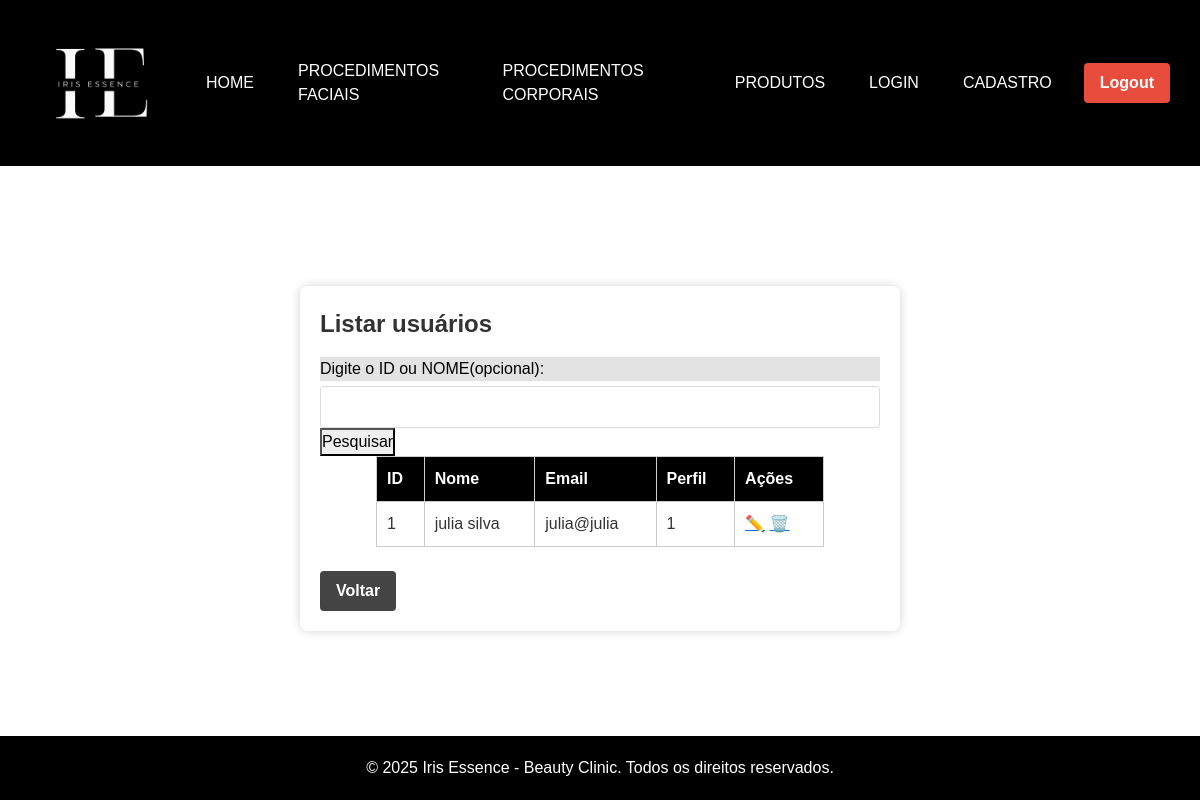
/html/buscar_usuario.php (signed in), run on an earlier commit of the app's database.
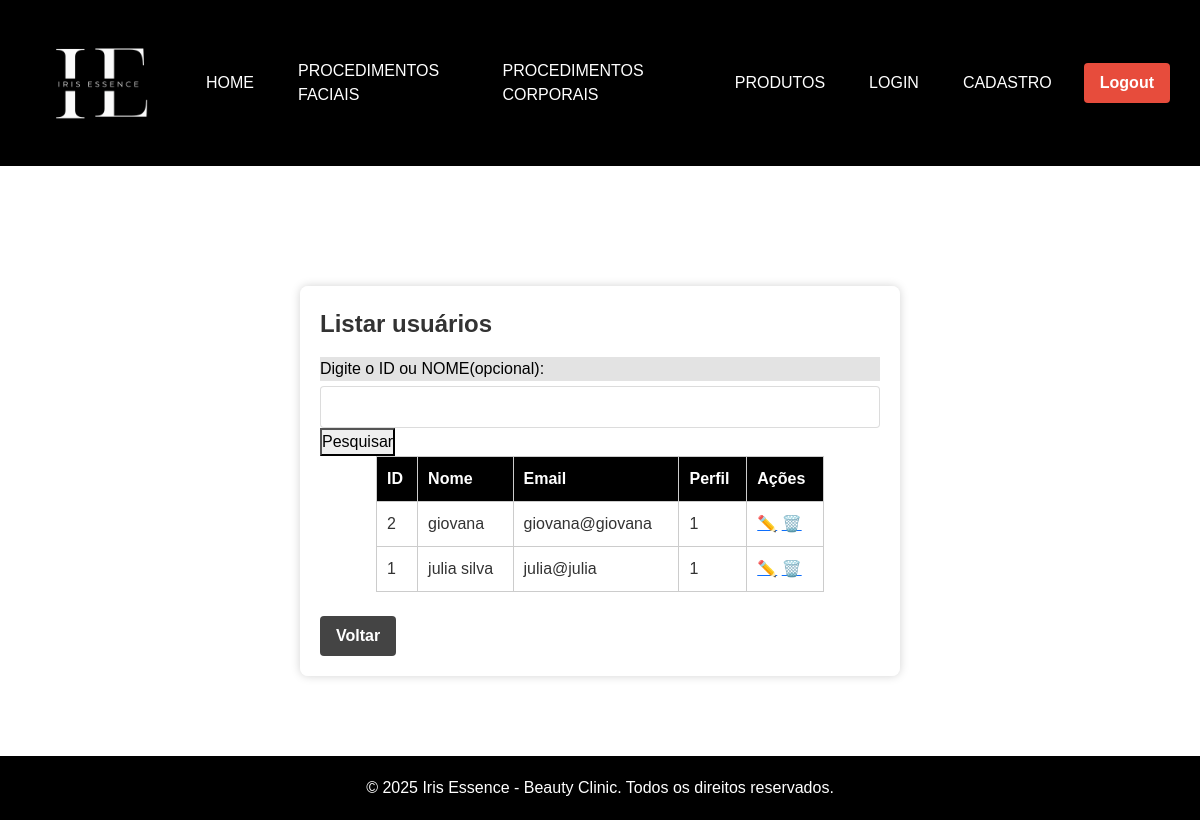
And on a later commit of the database.
### tables this page shows
CREATE TABLE IF NOT EXISTS usuario (
  id_usuario INT AUTO_INCREMENT PRIMARY KEY,
  nome VARCHAR(100) NOT NULL,
  senha VARCHAR(255) NOT NULL,
  email VARCHAR(100) NOT NULL UNIQUE,
  id_perfil INT DEFAULT NULL,
  senha_temporaria TINYINT(1) DEFAULT 0,
  FOREIGN KEY (id_perfil) REFERENCES perfil(id_perfil)
);

### html/buscar_usuario.php (the view, shortened to what this page needs)
<?php
require_once 'conexao.php';
if ($_SERVER["REQUEST_METHOD"] == "POST" && !empty($_POST['busca'])) {
    $busca = trim($_POST['busca']);
    if (is_numeric($busca)) {
        $sql = "SELECT * FROM usuario WHERE id_usuario = :busca ORDER BY nome ASC";
        $stmt = $pdo->prepare($sql);
        $stmt->bindParam(':busca', $busca, PDO::PARAM_INT);
    } else {
        $sql = "SELECT * FROM usuario WHERE nome LIKE :busca_nome ORDER BY nome ASC";
        $stmt = $pdo->prepare($sql);
        $stmt->bindValue(':busca_nome', "%$busca%", PDO::PARAM_STR);
    }
} else {
    $sql = "SELECT * FROM usuario ORDER BY nome ASC";
    $stmt = $pdo->prepare($sql);
}
$stmt->execute();
$usuarios = $stmt->fetchAll(PDO::FETCH_ASSOC);
?>
<!DOCTYPE html>
<html lang="pt-br">
<head>
<link rel="stylesheet" href="https://cdn.jsdelivr.net/npm/bootstrap@5.3.0/dist/css/bootstrap.min.css">
<link rel="stylesheet" href="https://cdnjs.cloudflare.com/ajax/libs/font-awesome/6.5.0/css/all.min.css">
<link rel="stylesheet" href="../css/style.css">
</head>
<body class="cadastro-fundo">
<header>
    <nav>
        <ul>
            <a href="../html/index.html">
                <img src="../imgs/logo.jpg" class="logo" alt="Logo">
            </a>
            <li><a href="../html/index.html">HOME</a></li>
            <li>
                <a href="#">PROCEDIMENTOS FACIAIS</a>
            </li>
            <li>
                <a href="#">PROCEDIMENTOS CORPORAIS</a>
            </li>
            <li><a href="../html/produtos.html">PRODUTOS</a></li>
            <li><a href="../html/login.php">LOGIN</a></li>
            <li><a href="../html/cadastro.html">CADASTRO</a></li>
            <div class="logout">
                <form action="logout.php" method="POST">
                    <button type="submit">Logout</button>
                </form>
            </div>
        </ul>
    </nav>
</header>
<br><br><br><br><br>
<div class="formulario">
<fieldset>
<form action="buscar_usuario.php" method="POST">
<legend>Listar usuários</legend>
<label for="busca">Digite o ID ou NOME(opcional):</label>
<input type="text" id="busca" name="busca">
<button type="submit">Pesquisar</button>
</form>
<?php if(!empty($usuarios)): ?>
<table border="1">
<tr>
<th>ID</th>
<th>Nome</th>
<th>Email</th>
<th>Perfil</th>
<th>Ações</th>
</tr>
<?php foreach($usuarios as $usuario): ?>
<tr>
<td><?= htmlspecialchars($usuario['id_usuario']) ?></td>
<td><?= htmlspecialchars($usuario['nome']) ?></td>
<td><?= htmlspecialchars($usuario['email']) ?></td>
<td><?= htmlspecialchars($usuario['id_perfil']) ?></td>
<td>
<a href="alterar_usuario.php?id=<?= htmlspecialchars($usuario['id_usuario']) ?>">✏️</a>
<a href="excluir_usuario.php?id=<?= htmlspecialchars($usuario['id_usuario']) ?>" onclick="return confirm('Tem certeza que deseja excluir este usuário?')">🗑️</a>
</td>
</tr>
<?php endforeach; ?>
</table>
<?php else: ?>
<p>Nenhum usuário encontrado.</p>
<?php endif; ?>
<br>
<button type="button" class="voltar-button" onclick="window.location.href='principal.php'">Voltar</button>
</fieldset>
</div>
<br><br><br><br><br><br>
<footer class="l-footer">&copy; 2025 Iris Essence - Beauty Clinic. Todos os direitos reservados.</footer>
</body>
</html>

### css/style.css (style rules this page uses)
* { margin: 0; padding: 0; box-sizing: border-box; }
body { font-family: 'Arial', sans-serif; background-color: #fff; color: #333; padding-bottom: 60px; margin: 0; }
header { background-color: #000000; color: #fff; padding: 15px 30px; display: flex; justify-content: space-between; align-items: center; flex-wrap: wrap; }
nav ul { list-style: none; display: flex; gap: 20px; margin: 0; padding: 0; align-items: center; }
nav ul li { position: relative; }
nav a { color: #ffffff; text-decoration: none; padding: 8px 12px; display: block; transition: background-color 0.3s; }
table { width: 80%; border-collapse: collapse; margin-top: 20px; margin: 0 auto; font-family: Arial, sans-serif; }
th { background-color: #000000; color: white; text-align: left; }
td, th { border: 1px solid #ccc; padding: 10px; }
html, body { height: 100%; margin: 0; padding: 0; }
footer { background-color: #000000; color: white; text-align: center; padding: 20px; font-family: Arial, sans-serif; }
.logo { width: 120px; height: auto; padding: 10px 10px; }
.formulario { max-width: 600px; margin: 0 auto; background-color: rgba(255, 255, 255, 0.582); border-radius: 8px; box-shadow: 0 0 10px rgba(0, 0, 0, 0.178); padding: 20px; height: auto; max-height: 600px; overflow-y: auto; }
legend { font-size: 1.5em; font-weight: bold; margin-bottom: 15px; color: #333; }
label { display: block; margin-top: 10px; margin-bottom: 5px; color: #000000; background-color: rgba(134, 134, 134, 0.233); }
input, select { width: 100%; padding: 8px; border-radius: 4px; border: 1px solid #00000023; box-sizing: border-box; font-size: 1em; }
.cadastro-fundo { background-image: url('../imgs/cadastro.jpg'); background-size: cover; background-repeat: no-repeat; background-position: center; min-height: 100vh; }
.l-footer { background-color: #000000; color: white; text-align: center; padding: 20px; font-family: Arial, sans-serif; position: fixed; bottom: 0; left: 0; width: 100%; z-index: 1000; }
.voltar-button { display: inline-block; background-color: #444; color: white; padding: 8px 16px; font-size: 1rem; font-weight: 600; border-radius: 4px; text-decoration: none; cursor: pointer; transition: background-color 0.3s ease; border: none; user-select: none; }
.logout form { display: inline-block; margin: 0; }
.logout button { background-color: #e74c3c; color: white; border: none; padding: 8px 16px; font-size: 1rem; font-weight: 600; border-radius: 4px; cursor: pointer; transition: background-color 0.3s ease; }

What changed in the data, as far as the page shows it:
added usuario: id_usuario "2", nome "giovana", email "giovana@giovana", id_perfil "1"
